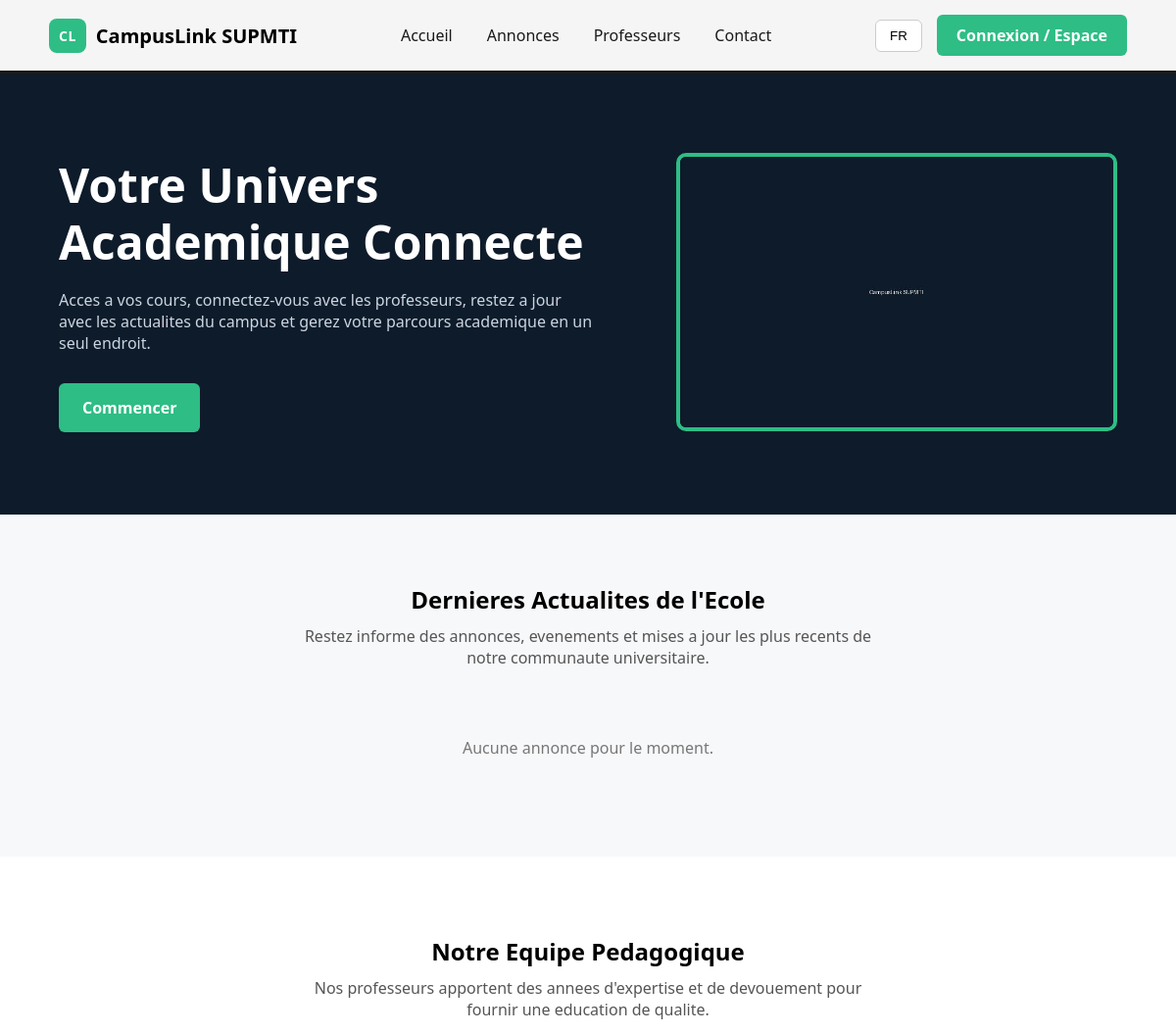
Before: / (upper part) with the older database file.
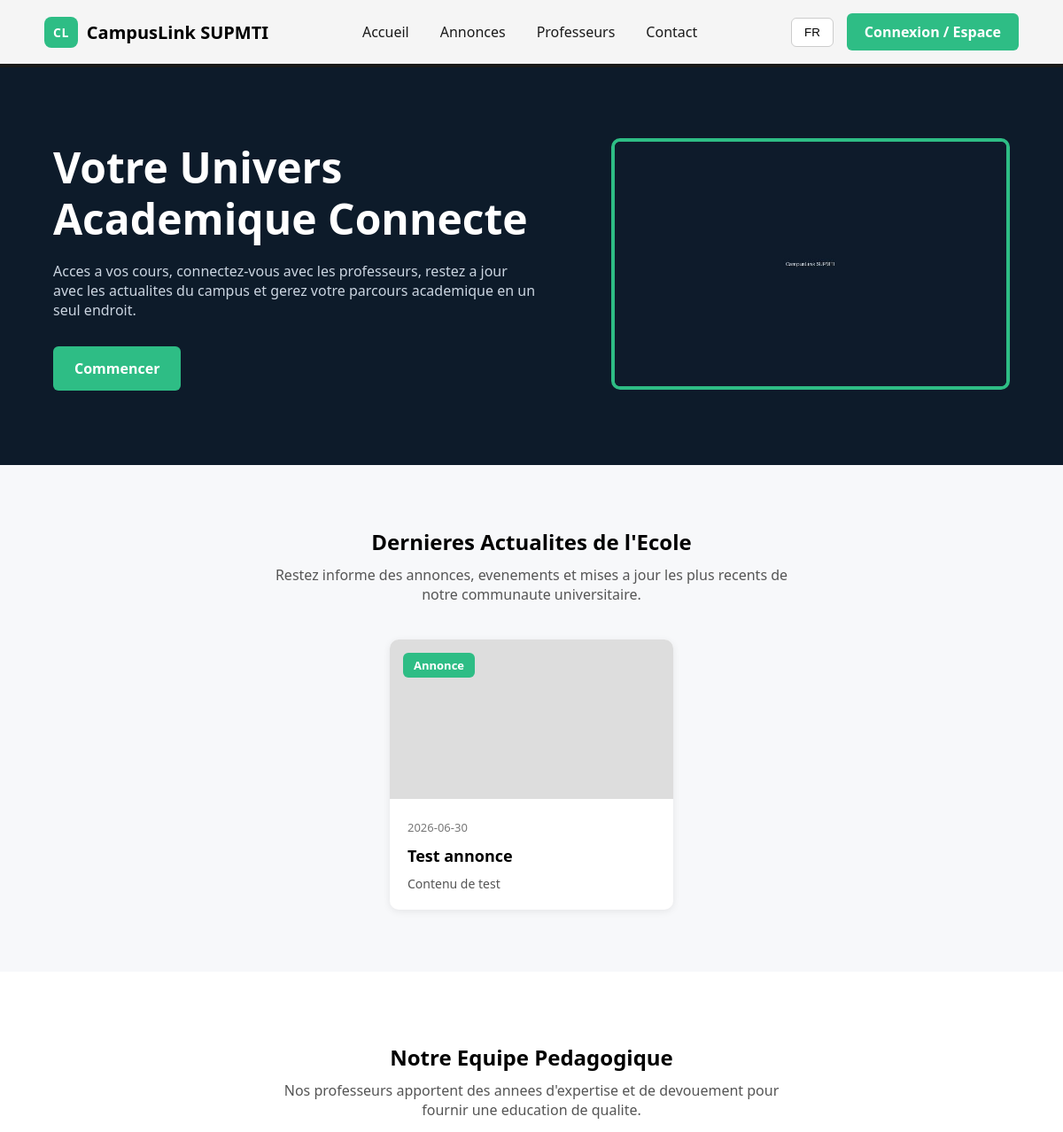
After: the same page with the newer database file.
### tables this page shows
CREATE TABLE annonces (
        id INTEGER PRIMARY KEY AUTOINCREMENT,
        titre TEXT NOT NULL,
        contenu TEXT NOT NULL,
        date_publication TEXT NOT NULL,
        archivee INTEGER DEFAULT 0
    );

### app.py (the view)
@app.route('/')
def home():
    lang = session.get('lang', 'fr')
    if lang not in ('fr', 'ar', 'en'):
        lang = 'fr'
    t = TRANSLATIONS[lang]
    connexion = sqlite3.connect('campuslink.db')
    curseur = connexion.cursor()
    curseur.execute(
        'SELECT titre, contenu, date_publication FROM annonces WHERE archivee = 0 ORDER BY date_publication DESC LIMIT 6'
    )
    annonces = [{'titre': r[0], 'contenu': r[1], 'date': r[2]} for r in curseur.fetchall()]
    curseur.execute(
        "SELECT nom, email, photo FROM users WHERE role = 'enseignant' ORDER BY nom"
    )
    enseignants = [{'nom': r[0], 'email': r[1], 'photo': r[2]} for r in curseur.fetchall()]
    connexion.close()
    return render_template('index.html', lang=lang, t=t, annonces=annonces, enseignants=enseignants)

### app.py (called while the page is built, shortened)
@app.context_processor
def inject_current_user():
    current_role = session.get('user_role')
    current_nom = session.get('user_nom')
    current_photo = 'avatar.png'
    return dict(
        current_role=current_role,
        current_nom=current_nom,
        current_photo=current_photo
    )

### templates/index.html (shortened to what this page needs)
<!DOCTYPE html>
<html lang="{{ lang }}" dir="{{ 'rtl' if lang == 'ar' else 'ltr' }}">
<head>
    <link rel="stylesheet" href="{{ url_for('static', filename='css/style.css') }}">
</head>
<body>
    <header class="navbar">
        <div class="logo">
            <span class="logo-icon">CL</span>
            <span class="logo-text">CampusLink SUPMTI</span>
        </div>
        <nav class="nav-links">
            <a href="#home">{{ t.nav_home }}</a>
            <a href="#announcements">{{ t.nav_announcements }}</a>
            <a href="#faculty">{{ t.nav_faculty }}</a>
            <a href="#contact">{{ t.nav_contact }}</a>
        </nav>
        <div class="navbar-right">
            <div class="lang-switcher">
                <button class="lang-btn" id="langBtn">
                    {% if lang == 'fr' %}FR{% elif lang == 'ar' %}AR{% else %}EN{% endif %}
                </button>
            </div>
            <a href="{{ url_for('login') }}" class="btn-login">{{ t.nav_login }}</a>
        </div>
    </header>
    <section id="home" class="hero">
        <div class="hero-text">
            <h1>{{ t.hero_title }}</h1>
            <p>{{ t.hero_subtitle }}</p>
            <div class="hero-actions">
                <a href="{{ url_for('login') }}" class="btn-primary">{{ t.get_started }}</a>
            </div>
        </div>
        <div class="hero-image">
            <img src="{{ url_for('static', filename='images/campus.jpg') }}" alt="Campus">
        </div>
    </section>
    <section id="announcements" class="news-section">
        <h2>{{ t.latest_news }}</h2>
        <p class="section-subtitle">{{ t.news_subtitle }}</p>
        <div class="news-cards">
            {% if annonces %}
                {% for annonce in annonces %}
                <div class="news-card">
                    <div class="news-image">
                        <span class="badge badge-green">Annonce</span>
                    </div>
                    <div class="news-content">
                        <span class="news-date">{{ annonce.date }}</span>
                        <h3>{{ annonce.titre }}</h3>
                        <p>{{ annonce.contenu[:100] }}{% if annonce.contenu|length > 100 %}...{% endif %}</p>
                    </div>
                </div>
                {% endfor %}
            {% else %}
                <p class="empty-news">{{ t.no_news }}</p>
            {% endif %}
        </div>
    </section>
    <section id="faculty" class="faculty-section">
        <h2>{{ t.meet_faculty }}</h2>
        <p class="section-subtitle">{{ t.faculty_subtitle }}</p>
    </section>
</body>
</html>

Changed rows visible on the page:
added annonces: date "2026-06-30", titre "Test annonce", contenu "Contenu de test"
Other visible differences:
{{ t.no_news }}: "Aucune annonce pour le moment." → (not shown)
